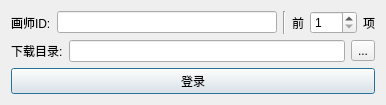
<?xml version="1.0" encoding="UTF-8"?>
<ui version="4.0">
 <class>main</class>
 <widget class="QDialog" name="main">
  <property name="geometry">
   <rect>
    <x>0</x>
    <y>0</y>
    <width>386</width>
    <height>97</height>
   </rect>
  </property>
  <property name="sizePolicy">
   <sizepolicy hsizetype="Preferred" vsizetype="Preferred">
    <horstretch>0</horstretch>
    <verstretch>0</verstretch>
   </sizepolicy>
  </property>
  <property name="minimumSize">
   <size>
    <width>0</width>
    <height>0</height>
   </size>
  </property>
  <property name="maximumSize">
   <size>
    <width>16777215</width>
    <height>16777215</height>
   </size>
  </property>
  <property name="windowTitle">
   <string>Pixiv Agent</string>
  </property>
  <layout class="QVBoxLayout" name="verticalLayout">
   <item>
    <layout class="QHBoxLayout" name="horizontalLayout">
     <item>
      <widget class="QLabel" name="label">
       <property name="text">
        <string>画师ID:</string>
       </property>
       <property name="buddy">
        <cstring>id</cstring>
       </property>
      </widget>
     </item>
     <item>
      <widget class="QLineEdit" name="id">
       <property name="placeholderText">
        <string/>
       </property>
      </widget>
     </item>
     <item>
      <widget class="Line" name="line">
       <property name="orientation">
        <enum>Qt::Vertical</enum>
       </property>
      </widget>
     </item>
     <item>
      <widget class="QLabel" name="label_3">
       <property name="text">
        <string>前</string>
       </property>
       <property name="buddy">
        <cstring>amount</cstring>
       </property>
      </widget>
     </item>
     <item>
      <widget class="QSpinBox" name="amount">
       <property name="buttonSymbols">
        <enum>QAbstractSpinBox::UpDownArrows</enum>
       </property>
       <property name="minimum">
        <number>1</number>
       </property>
       <property name="maximum">
        <number>999</number>
       </property>
      </widget>
     </item>
     <item>
      <widget class="QLabel" name="label_4">
       <property name="text">
        <string>项</string>
       </property>
       <property name="buddy">
        <cstring>amount</cstring>
       </property>
      </widget>
     </item>
    </layout>
   </item>
   <item>
    <layout class="QHBoxLayout" name="horizontalLayout_2">
     <item>
      <widget class="QLabel" name="label_2">
       <property name="text">
        <string>下载目录:</string>
       </property>
       <property name="buddy">
        <cstring>dir</cstring>
       </property>
      </widget>
     </item>
     <item>
      <widget class="QLineEdit" name="dir">
       <property name="placeholderText">
        <string/>
       </property>
      </widget>
     </item>
     <item>
      <widget class="QToolButton" name="btn_dir">
       <property name="text">
        <string>...</string>
       </property>
      </widget>
     </item>
    </layout>
   </item>
   <item>
    <widget class="QPushButton" name="btn">
     <property name="text">
      <string>登录</string>
     </property>
    </widget>
   </item>
  </layout>
 </widget>
 <tabstops>
  <tabstop>id</tabstop>
  <tabstop>amount</tabstop>
  <tabstop>dir</tabstop>
  <tabstop>btn_dir</tabstop>
  <tabstop>btn</tabstop>
 </tabstops>
 <resources/>
 <connections/>
</ui>
